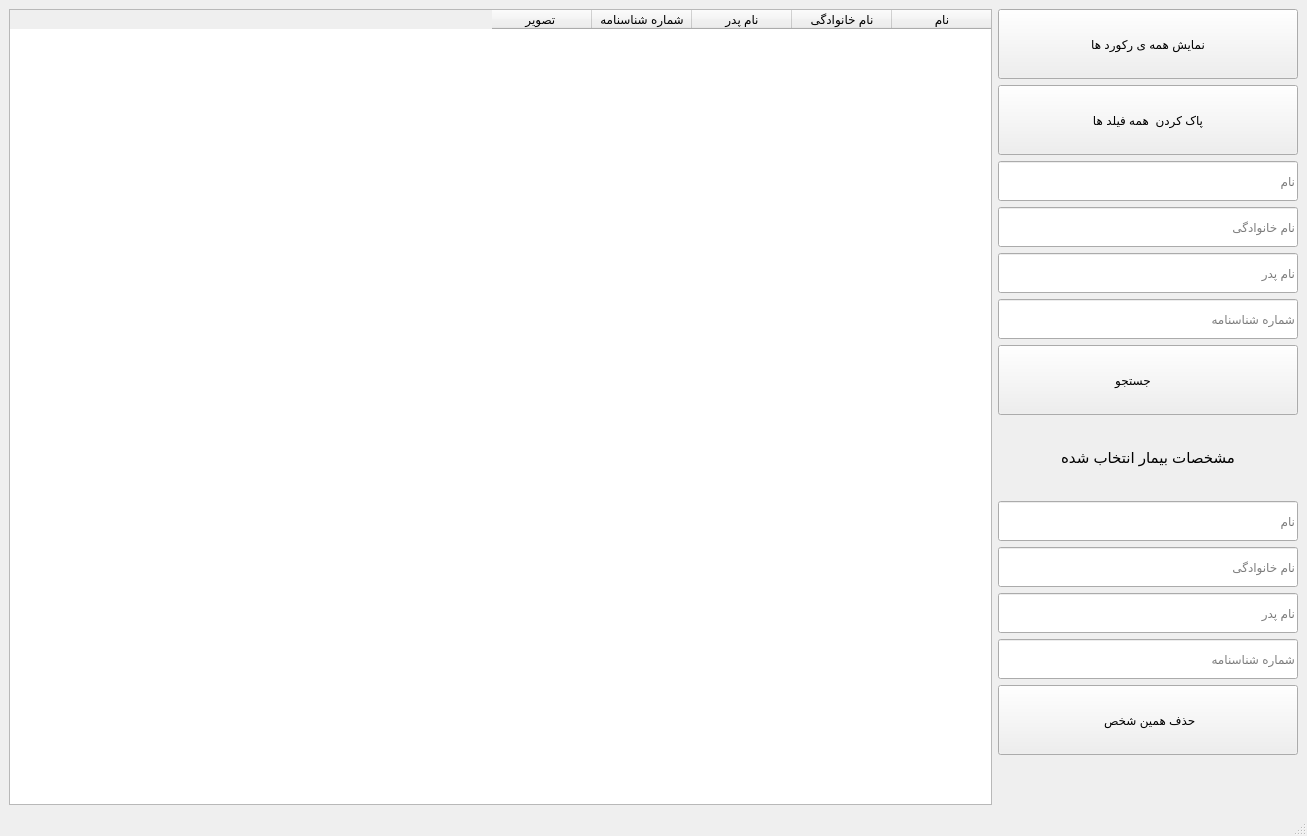
<?xml version="1.0" encoding="UTF-8"?>
<ui version="4.0">
 <class>MainWindow</class>
 <widget class="QMainWindow" name="MainWindow">
  <property name="geometry">
   <rect>
    <x>0</x>
    <y>0</y>
    <width>1307</width>
    <height>836</height>
   </rect>
  </property>
  <property name="windowTitle">
   <string>MainWindow</string>
  </property>
  <widget class="QWidget" name="centralwidget">
   <layout class="QHBoxLayout" name="horizontalLayout">
    <item>
     <widget class="QTableWidget" name="tableWidget">
      <property name="layoutDirection">
       <enum>Qt::RightToLeft</enum>
      </property>
      <property name="autoFillBackground">
       <bool>false</bool>
      </property>
      <property name="styleSheet">
       <string notr="true"/>
      </property>
      <property name="frameShadow">
       <enum>QFrame::Plain</enum>
      </property>
      <property name="lineWidth">
       <number>8</number>
      </property>
      <property name="editTriggers">
       <set>QAbstractItemView::NoEditTriggers</set>
      </property>
      <property name="selectionBehavior">
       <enum>QAbstractItemView::SelectRows</enum>
      </property>
      <property name="textElideMode">
       <enum>Qt::ElideRight</enum>
      </property>
      <column>
       <property name="text">
        <string>نام</string>
       </property>
      </column>
      <column>
       <property name="text">
        <string>نام خانوادگی</string>
       </property>
      </column>
      <column>
       <property name="text">
        <string>نام پدر</string>
       </property>
      </column>
      <column>
       <property name="text">
        <string>شماره شناسنامه</string>
       </property>
      </column>
      <column>
       <property name="text">
        <string>تصویر </string>
       </property>
      </column>
     </widget>
    </item>
    <item>
     <layout class="QVBoxLayout" name="verticalLayout">
      <property name="bottomMargin">
       <number>50</number>
      </property>
      <item>
       <widget class="QPushButton" name="show_all">
        <property name="sizePolicy">
         <sizepolicy hsizetype="Fixed" vsizetype="Fixed">
          <horstretch>0</horstretch>
          <verstretch>0</verstretch>
         </sizepolicy>
        </property>
        <property name="minimumSize">
         <size>
          <width>300</width>
          <height>70</height>
         </size>
        </property>
        <property name="maximumSize">
         <size>
          <width>16777215</width>
          <height>70</height>
         </size>
        </property>
        <property name="text">
         <string>نمایش همه ی رکورد ها</string>
        </property>
        <property name="icon">
         <iconset resource="../booking/booking.qrc">
          <normaloff>:/choose_patient/show_all.png</normaloff>:/choose_patient/show_all.png</iconset>
        </property>
        <property name="iconSize">
         <size>
          <width>70</width>
          <height>70</height>
         </size>
        </property>
        <property name="shortcut">
         <string>Ctrl+A</string>
        </property>
       </widget>
      </item>
      <item>
       <widget class="QPushButton" name="clearField">
        <property name="minimumSize">
         <size>
          <width>0</width>
          <height>70</height>
         </size>
        </property>
        <property name="maximumSize">
         <size>
          <width>16777215</width>
          <height>70</height>
         </size>
        </property>
        <property name="text">
         <string>پاک کردن  همه فیلد ها</string>
        </property>
        <property name="icon">
         <iconset resource="../booking/booking.qrc">
          <normaloff>:/choose_patient/clear_fields.png</normaloff>:/choose_patient/clear_fields.png</iconset>
        </property>
        <property name="iconSize">
         <size>
          <width>45</width>
          <height>45</height>
         </size>
        </property>
       </widget>
      </item>
      <item>
       <widget class="QLineEdit" name="first_name">
        <property name="sizePolicy">
         <sizepolicy hsizetype="Fixed" vsizetype="Fixed">
          <horstretch>0</horstretch>
          <verstretch>0</verstretch>
         </sizepolicy>
        </property>
        <property name="minimumSize">
         <size>
          <width>300</width>
          <height>40</height>
         </size>
        </property>
        <property name="placeholderText">
         <string>نام</string>
        </property>
       </widget>
      </item>
      <item>
       <widget class="QLineEdit" name="last_name">
        <property name="sizePolicy">
         <sizepolicy hsizetype="Fixed" vsizetype="Fixed">
          <horstretch>0</horstretch>
          <verstretch>0</verstretch>
         </sizepolicy>
        </property>
        <property name="minimumSize">
         <size>
          <width>300</width>
          <height>40</height>
         </size>
        </property>
        <property name="placeholderText">
         <string>نام خانوادگی</string>
        </property>
       </widget>
      </item>
      <item>
       <widget class="QLineEdit" name="father_name">
        <property name="sizePolicy">
         <sizepolicy hsizetype="Fixed" vsizetype="Fixed">
          <horstretch>0</horstretch>
          <verstretch>0</verstretch>
         </sizepolicy>
        </property>
        <property name="minimumSize">
         <size>
          <width>300</width>
          <height>40</height>
         </size>
        </property>
        <property name="placeholderText">
         <string>نام پدر</string>
        </property>
       </widget>
      </item>
      <item>
       <widget class="QLineEdit" name="pass_id">
        <property name="sizePolicy">
         <sizepolicy hsizetype="Fixed" vsizetype="Fixed">
          <horstretch>0</horstretch>
          <verstretch>0</verstretch>
         </sizepolicy>
        </property>
        <property name="minimumSize">
         <size>
          <width>300</width>
          <height>40</height>
         </size>
        </property>
        <property name="placeholderText">
         <string>شماره شناسنامه</string>
        </property>
       </widget>
      </item>
      <item>
       <widget class="QPushButton" name="search">
        <property name="sizePolicy">
         <sizepolicy hsizetype="Fixed" vsizetype="Fixed">
          <horstretch>0</horstretch>
          <verstretch>0</verstretch>
         </sizepolicy>
        </property>
        <property name="minimumSize">
         <size>
          <width>300</width>
          <height>70</height>
         </size>
        </property>
        <property name="maximumSize">
         <size>
          <width>16777215</width>
          <height>70</height>
         </size>
        </property>
        <property name="text">
         <string>جستجو         </string>
        </property>
        <property name="icon">
         <iconset resource="../booking/booking.qrc">
          <normaloff>:/choose_patient/search.png</normaloff>:/choose_patient/search.png</iconset>
        </property>
        <property name="iconSize">
         <size>
          <width>50</width>
          <height>50</height>
         </size>
        </property>
        <property name="shortcut">
         <string>Ctrl+F</string>
        </property>
       </widget>
      </item>
      <item>
       <widget class="QLabel" name="label_4">
        <property name="font">
         <font>
          <pointsize>11</pointsize>
         </font>
        </property>
        <property name="frameShadow">
         <enum>QFrame::Sunken</enum>
        </property>
        <property name="text">
         <string>مشخصات بیمار انتخاب شده</string>
        </property>
        <property name="alignment">
         <set>Qt::AlignCenter</set>
        </property>
       </widget>
      </item>
      <item>
       <widget class="QLineEdit" name="first_name_s">
        <property name="sizePolicy">
         <sizepolicy hsizetype="Fixed" vsizetype="Fixed">
          <horstretch>0</horstretch>
          <verstretch>0</verstretch>
         </sizepolicy>
        </property>
        <property name="minimumSize">
         <size>
          <width>300</width>
          <height>40</height>
         </size>
        </property>
        <property name="readOnly">
         <bool>true</bool>
        </property>
        <property name="placeholderText">
         <string>نام</string>
        </property>
       </widget>
      </item>
      <item>
       <widget class="QLineEdit" name="last_name_s">
        <property name="sizePolicy">
         <sizepolicy hsizetype="Fixed" vsizetype="Fixed">
          <horstretch>0</horstretch>
          <verstretch>0</verstretch>
         </sizepolicy>
        </property>
        <property name="minimumSize">
         <size>
          <width>300</width>
          <height>40</height>
         </size>
        </property>
        <property name="readOnly">
         <bool>true</bool>
        </property>
        <property name="placeholderText">
         <string>نام خانوادگی</string>
        </property>
       </widget>
      </item>
      <item>
       <widget class="QLineEdit" name="father_name_s">
        <property name="sizePolicy">
         <sizepolicy hsizetype="Fixed" vsizetype="Fixed">
          <horstretch>0</horstretch>
          <verstretch>0</verstretch>
         </sizepolicy>
        </property>
        <property name="minimumSize">
         <size>
          <width>300</width>
          <height>40</height>
         </size>
        </property>
        <property name="readOnly">
         <bool>true</bool>
        </property>
        <property name="placeholderText">
         <string>نام پدر</string>
        </property>
       </widget>
      </item>
      <item>
       <widget class="QLineEdit" name="pass_id_s">
        <property name="sizePolicy">
         <sizepolicy hsizetype="Fixed" vsizetype="Fixed">
          <horstretch>0</horstretch>
          <verstretch>0</verstretch>
         </sizepolicy>
        </property>
        <property name="minimumSize">
         <size>
          <width>300</width>
          <height>40</height>
         </size>
        </property>
        <property name="readOnly">
         <bool>true</bool>
        </property>
        <property name="placeholderText">
         <string>شماره شناسنامه</string>
        </property>
       </widget>
      </item>
      <item>
       <widget class="QPushButton" name="select_person">
        <property name="minimumSize">
         <size>
          <width>0</width>
          <height>70</height>
         </size>
        </property>
        <property name="text">
         <string> حذف همین شخص</string>
        </property>
        <property name="icon">
         <iconset resource="../booking/booking.qrc">
          <normaloff>:/choose_patient/choose.png</normaloff>:/choose_patient/choose.png</iconset>
        </property>
        <property name="iconSize">
         <size>
          <width>65</width>
          <height>65</height>
         </size>
        </property>
       </widget>
      </item>
     </layout>
    </item>
   </layout>
  </widget>
  <widget class="QMenuBar" name="menubar">
   <property name="geometry">
    <rect>
     <x>0</x>
     <y>0</y>
     <width>1307</width>
     <height>26</height>
    </rect>
   </property>
  </widget>
  <widget class="QStatusBar" name="statusbar"/>
 </widget>
 <resources>
  <include location="../booking/booking.qrc"/>
 </resources>
 <connections/>
</ui>
